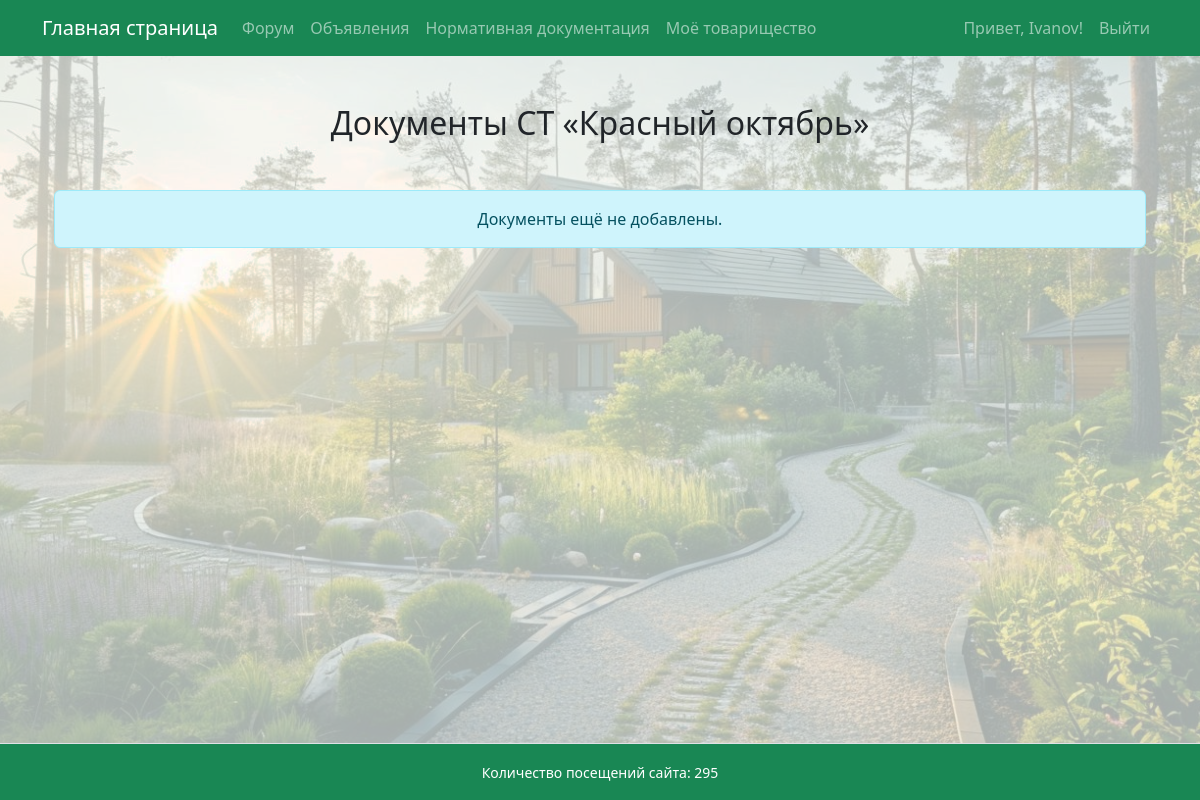
The app's page /community/1/documents/ (signed in), older data.
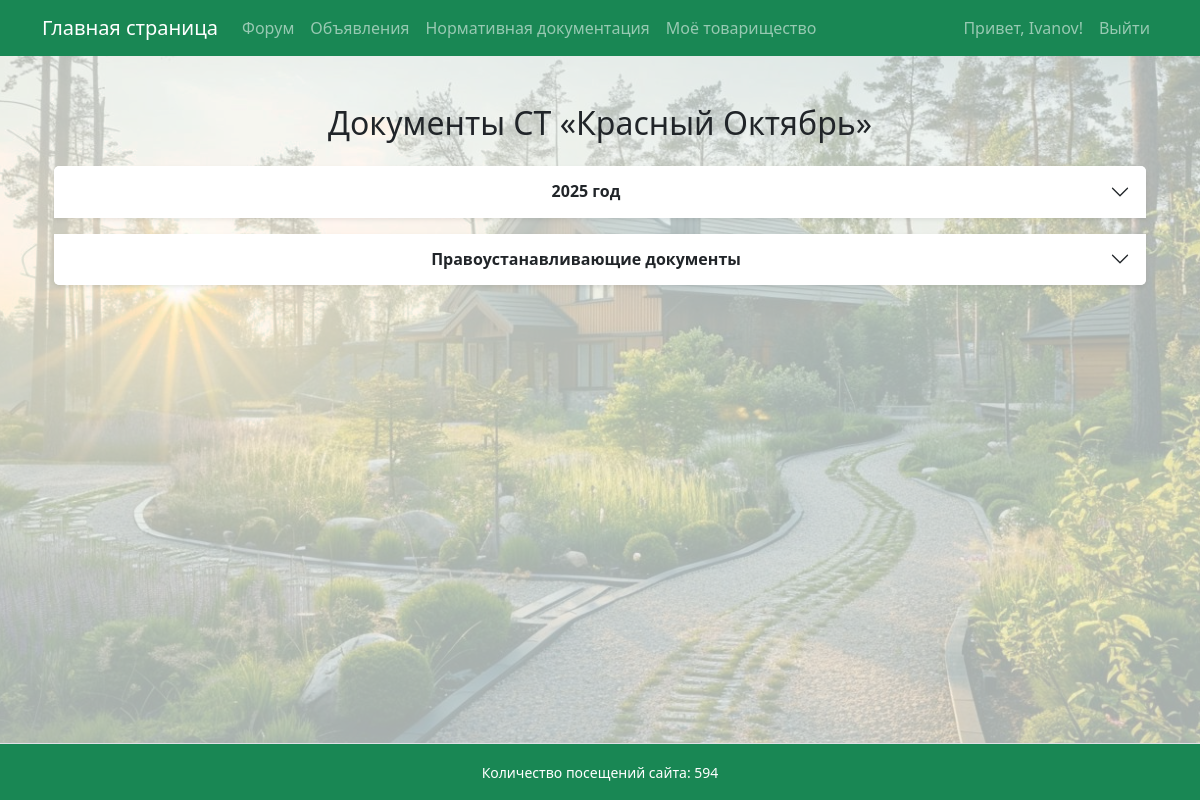
The same page, newer data.
### garden/models.py (models this page shows, shortened)
class Community(models.Model):
    name = models.CharField(max_length=100)
    description = models.TextField(blank=True)
    legal_address = models.TextField("Юридический адрес", blank=True, null=True)
    postal_address = models.TextField("Почтовый адрес", blank=True, null=True)
    bank_details = models.TextField("Банковские реквизиты", blank=True, null=True)
    additional_info = models.TextField("Дополнительная информация", blank=True, null=True)

class DocumentFolder(models.Model):
    name = models.CharField(max_length=255)
    community = models.ForeignKey('Community', on_delete=models.CASCADE, related_name='folders')

### garden/views.py (the view)
# urls.py: path('community/<int:community_id>/documents/', views.documents_list, name='documents_list'),
@login_required
def documents_list(request, community_id):
    community = get_object_or_404(Community, pk=community_id)
    folders = community.folders.prefetch_related(
        models.Prefetch(
            'documents',
            queryset=Document.objects.filter(is_deleted=False)
        )
    )
    is_chairman_or_board = user_can_manage_documents(request.user)
    context = {
        'community': community,
        'folders': folders,
        'is_chairman_or_board': is_chairman_or_board,
    }
    return render(request, 'documents_list.html', context)

### garden/context_processors.py (called while the page is built)
def total_visits_processor(request):
    counter, created = PageVisit.objects.get_or_create(page_name='main_page')
    return {
        'total_visits': counter.visits
    }

### garden/views.py (called while the page is built)
def user_can_manage_documents(user):
    profile = getattr(user, 'profile', None)
    return profile is not None and profile.role in ['chairman', 'board_member']

### garden/templates/documents_list.html (shortened to what this page needs)
{% extends 'base.html' %}
{% block content %}
<div class="container my-4">
  <div class="d-flex justify-content-between align-items-center mb-4">
    <h2 class="mb-0 text-center flex-grow-1">Документы СТ «{{ community.name }}»</h2>
  </div>
  {% if folders %}
    <div class="accordion" id="documentsAccordion">
      {% for folder in folders %}
        <div class="accordion-item mb-3 shadow-sm border-0">
          <h2 class="accordion-header" id="heading-{{ folder.id }}">
            <button class="accordion-button collapsed fw-semibold" type="button"
                    data-bs-toggle="collapse"
                    data-bs-target="#collapse-{{ folder.id }}"
                    aria-expanded="false"
                    aria-controls="collapse-{{ folder.id }}">
              {{ folder.name }}
            </button>
          </h2>
        </div>
      {% endfor %}
    </div>
  {% else %}
    <div class="alert alert-info text-center mt-5">Документы ещё не добавлены.</div>
  {% endif %}
</div>
{% endblock %}

### templates/base.html (shortened to what this page needs)
<!DOCTYPE html>
<html lang="ru">
<head>
    <link rel="stylesheet" href="https://cdn.jsdelivr.net/npm/bootstrap@5.3.0/dist/css/bootstrap.min.css">
</head>
<body>
    <div class="page-container">
        <nav class="navbar navbar-expand-lg navbar-dark bg-success mb-4">
            <div class="container">
                <a class="navbar-brand" href="{% url 'main_page' %}">Главная страница</a>
                <div class="collapse navbar-collapse" id="navbarSupportedContent">
                    <ul class="navbar-nav me-auto mb-2 mb-lg-0">
                        <li class="nav-item"><a class="nav-link" href="{% url 'forum' %}">Форум</a></li>
                        <li class="nav-item"><a class="nav-link" href="{% url 'ads' %}">Объявления</a></li>
                        <li class="nav-item"><a class="nav-link" href="https://strb.by/" target="_blank" rel="noopener noreferrer">Нормативная документация</a></li>
                        <li class="nav-item"><a class="nav-link" href="{% url 'my_community' %}">Моё товарищество</a></li>
                    </ul>
                    <ul class="navbar-nav ms-auto mb-2 mb-lg-0">
                        {% if user.is_authenticated %}
                            <li class="nav-item">
                                <span class="nav-link">Привет, {{ user.username }}!</span>
                            </li>
                            <li class="nav-item">
                                <a class="nav-link" href="#" onclick="event.preventDefault(); document.getElementById('logout-form').submit();">
                                    Выйти
                                </a>
                            </li>
                        {% else %}
                            <li class="nav-item"><a class="nav-link" href="{% url 'login' %}">Войти</a></li>
                        {% endif %}
                    </ul>
                </div>
            </div>
        </nav>
        <main class="content-wrap container">
            {% block content %}
            {% endblock %}
        </main>
        <footer class="bg-success text-center py-3 mt-4 border-top text-white">
            <div class="container">
                <small>
                    Количество посещений сайта: {{ total_visits }}
                </small>
            </div>
        </footer>
    </div>
</body>
</html>

Row changes from the older to the newer data that the page shows:
changed Community: name "Красный октябрь" → "Красный Октябрь"
added DocumentFolder: name "2025 год"
added DocumentFolder: name "Правоустанавливающие документы"
Text that changed along with them:
{{ total_visits }}: "295" → "594"
text no longer shown: "Документы ещё не добавлены."
